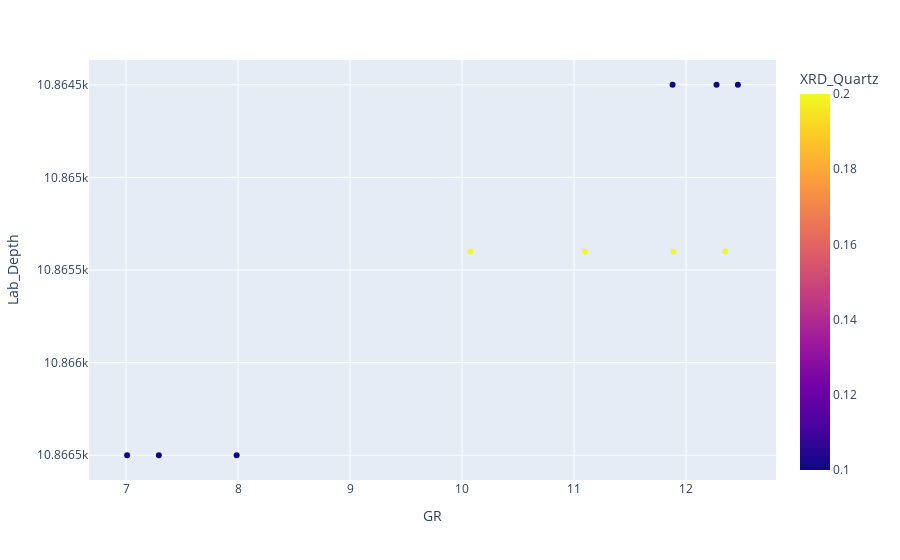

The notebook cell this image was saved under:
### Code cell
%pip install nbformat>=4.2.0

import plotly.express as px

# Create interactive depth plot
fig = px.scatter(joined_df, x='GR', y='Lab_Depth', color='XRD_Quartz',
                hover_data=['XRF_Si', 'XRF_Fe', 'XRF_Ca'])
fig.update_yaxes(autorange="reversed")  # Reverse Y-axis for depth
fig.show()

### Figure 1 — Plotly figure (JSON) as saved in the notebook; plotly's stock layout.template omitted (floating-point values rounded to 4 significant figures)
{"data": [{"customdata": [[1.93, 0.63, 90.24], [1.93, 0.63, 90.24], [1.93, 0.63, 90.24], [0.75, 0.59, 91.4], [0.75, 0.59, 91.4], [0.75, 0.59, 91.4], [0.75, 0.59, 91.4], [0.7, 0.48, 92.39], [0.7, 0.48, 92.39], [0.7, 0.48, 92.39]], "hovertemplate": "GR=%{x}<br>Lab_Depth=%{y}<br>XRF_Si=%{customdata[0]}<br>XRF_Fe=%{customdata[1]}<br>XRF_Ca=%{customdata[2]}<br>XRD_Quartz=%{marker.color}<extra></extra>", "legendgroup": "", "marker": {"color": [0.1, 0.1, 0.1, 0.2, 0.2, 0.2, 0.2, 0.1, 0.1, 0.1], "coloraxis": "coloraxis", "symbol": "circle"}, "mode": "markers", "name": "", "orientation": "v", "showlegend": false, "type": "scatter", "x": [11.88, 12.27, 12.46, 12.35, 11.89, 11.1, 10.07, 7.988, 7.293, 7.01], "xaxis": "x", "y": [10860.0, 10860.0, 10860.0, 10870.0, 10870.0, 10870.0, 10870.0, 10870.0, 10870.0, 10870.0], "yaxis": "y"}], "layout": {"coloraxis": {"colorbar": {"title": {"text": "XRD_Quartz"}}, "colorscale": [[0, "#0d0887"], [0.1111, "#46039f"], [0.2222, "#7201a8"], [0.3333, "#9c179e"], [0.4444, "#bd3786"], [0.5556, "#d8576b"], [0.6667, "#ed7953"], [0.7778, "#fb9f3a"], [0.8889, "#fdca26"], [1, "#f0f921"]]}, "legend": {"tracegroupgap": 0}, "margin": {"t": 60}, "xaxis": {"anchor": "y", "domain": [0, 1], "title": {"text": "GR"}}, "yaxis": {"anchor": "x", "autorange": "reversed", "domain": [0, 1], "title": {"text": "Lab_Depth"}}}}
